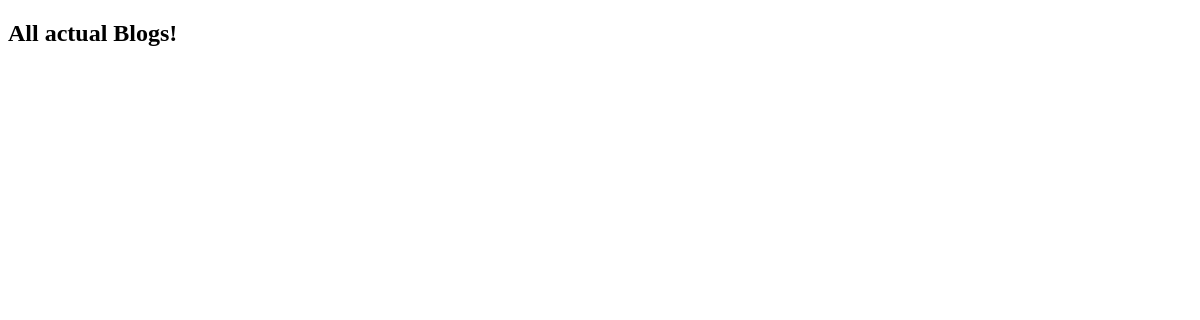
/blog/, run on an earlier commit of the app's database.
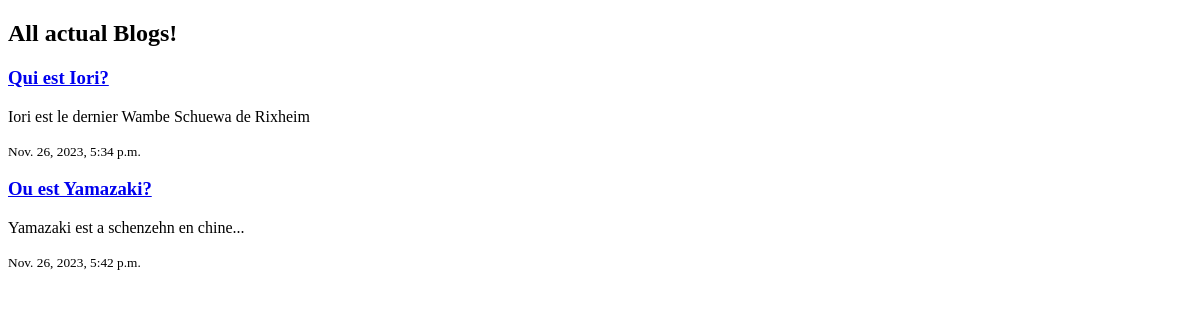
And on a later commit of the database.
### blog/models.py (models this page shows, shortened)
class Blog(models.Model):
    title = models.CharField(max_length=100)
    slug = models.SlugField((""))
    body = models.TextField((""))
    date = models.DateTimeField((""), auto_now=False, auto_now_add=True)

### blog/views.py (the view)
# urls.py: path('', views.blogs, name='blogs'),
def blogs(request):
    blogs = Blog.objects.all()
    return render(request, 'blogs/all_blogs.html', {'blogs' : blogs})

### blog/templates/blogs/all_blogs.html (shortened to what this page needs)
<!DOCTYPE html>
<html lang="en">
<head>
</head>
<body>
    <h2>All actual Blogs!</h2>
    <div class="blogs">
        {% for blog in blogs %}
        <div class="blog">
            <h3><a href="#">{{ blog.title }}</a> </h3>
            <p>{{ blog.body }}</p>
            <small>{{ blog.date }}</small>
        </div>
        {% endfor %}
    </div>
</body>
</html>

What changed in the data, as far as the page shows it:
added Blog: title "Qui est Iori?", body "Iori est le dernier Wambe Schuewa de Rixheim", date "Nov. 26, 2023, 5:34 p.m."
added Blog: title "Ou est Yamazaki?", body "Yamazaki est a schenzehn en chine...", date "Nov. 26, 2023, 5:42 p.m."
